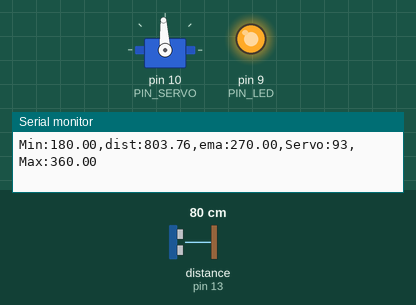
The sketch below on a simulated Arduino Uno, built with avr-gcc and run on an emulated ATmega328P. On the bench: servo, output pins drawn as LEDs (lit = HIGH), the last lines printed to the serial monitor. Wiring (inferred from the names in the program): ultrasonic range finder: trigger pin 12; echo pin 13. The test bench sets the inputs (shaded band); at power-on: distance to the obstacle (sensor on pin 13) 80 cm. The echo pulse lasts 58.3 µs per cm; pins used as bus, display or sensor lines are not drawn.

Above: at 1.2 s.
1.3 s: distance to the obstacle (sensor on pin 13) set to 35 cm
At 2.2 s:
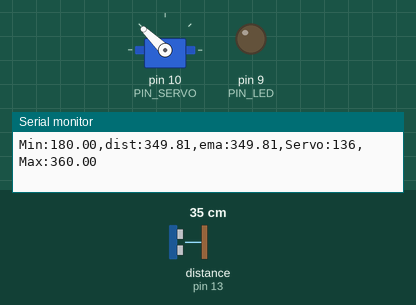
3.1 s: distance to the obstacle (sensor on pin 13) set to 2 cm
At 3.4 s:
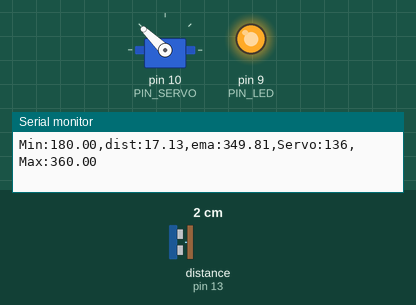
Timing chart, 0 to 6.1 s (numbered marks = the images above; inputs shaded):
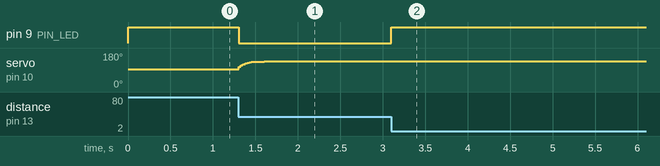

Measured:
- after the input at 1.3 s, pin 9 (PIN_LED): HIGH → LOW at once; servo on pin 10 (PIN_SERVO): moves from 93° to 136° over 0.30 s, starting at once
- after the input at 3.1 s, pin 9 (PIN_LED): LOW → HIGH at once

The sketch:

11_example_3.ino.ino
```cpp
#include <Servo.h>

// Arduino pin assignment
#define PIN_LED   9   // LED active-low
#define PIN_TRIG  12
#define PIN_ECHO  13
#define PIN_SERVO 10

// configurable parameters for sonar
#define SND_VEL 346.0
#define INTERVAL 25
#define PULSE_DURATION 10
#define _DIST_MIN 180.0   // mm
#define _DIST_MAX 360.0   // mm

#define TIMEOUT ((INTERVAL / 2) * 1000.0)
#define SCALE (0.001 * 0.5 * SND_VEL)

#define _EMA_ALPHA 0.3

// 서보에 맞게 보정할 값
#define _DUTY_MIN 1000   // 0도
#define _DUTY_NEU 1500   // 90도
#define _DUTY_MAX 2000   // 180도

float dist_ema, dist_prev;
unsigned long last_sampling_time;

Servo myservo;

void setup() {
  pinMode(PIN_LED, OUTPUT);
  pinMode(PIN_TRIG, OUTPUT);
  pinMode(PIN_ECHO, INPUT);

  digitalWrite(PIN_TRIG, LOW);
  digitalWrite(PIN_LED, HIGH);  // LED 끄기: active-low

  myservo.attach(PIN_SERVO);
  myservo.writeMicroseconds(_DUTY_NEU);

  // 초기 서보 위치인 90도에 대응하는 거리로 초기화
  dist_prev = (_DIST_MIN + _DIST_MAX) / 2.0;
  dist_ema = dist_prev;

  Serial.begin(57600);
}

void loop() {
  float dist_raw, dist_filtered;

  if (millis() - last_sampling_time < INTERVAL)
    return;

  dist_raw = USS_measure(PIN_TRIG, PIN_ECHO);

  // 범위 필터: 범위 밖이거나 측정 실패이면 이전 유효값 유지
  if ((dist_raw == 0.0) ||
      (dist_raw < _DIST_MIN) ||
      (dist_raw > _DIST_MAX)) {
    dist_filtered = dist_prev;
    digitalWrite(PIN_LED, HIGH);  // 범위 밖: LED 끄기
  } else {
    dist_filtered = dist_raw;
    dist_prev = dist_raw;
    digitalWrite(PIN_LED, LOW);   // 범위 안: LED 켜기
  }

  // EMA 필터
  dist_ema = _EMA_ALPHA * dist_filtered
           + (1.0 - _EMA_ALPHA) * dist_ema;

  // 180~360mm를 서보의 0~180도에 대응하는 펄스 폭으로 변환
  float ratio = (dist_ema - _DIST_MIN)
              / (_DIST_MAX - _DIST_MIN);
  ratio = constrain(ratio, 0.0, 1.0);

  int duty = (int)(_DUTY_MIN
                  + ratio * (_DUTY_MAX - _DUTY_MIN)
                  + 0.5);

  myservo.writeMicroseconds(duty);

  // 사진의 시리얼 플로터 출력 형식
  Serial.print("Min:");    Serial.print(_DIST_MIN);
  Serial.print(",dist:");  Serial.print(dist_raw);
  Serial.print(",ema:");   Serial.print(dist_ema);
  Serial.print(",Servo:"); Serial.print(myservo.read());
  Serial.print(",Max:");   Serial.print(_DIST_MAX);
  Serial.println("");

  last_sampling_time += INTERVAL;
}

// 초음파 거리 측정: mm 단위 반환
float USS_measure(int TRIG, int ECHO) {
  digitalWrite(TRIG, HIGH);
  delayMicroseconds(PULSE_DURATION);
  digitalWrite(TRIG, LOW);

  return pulseIn(ECHO, HIGH, TIMEOUT) * SCALE;
}
```
